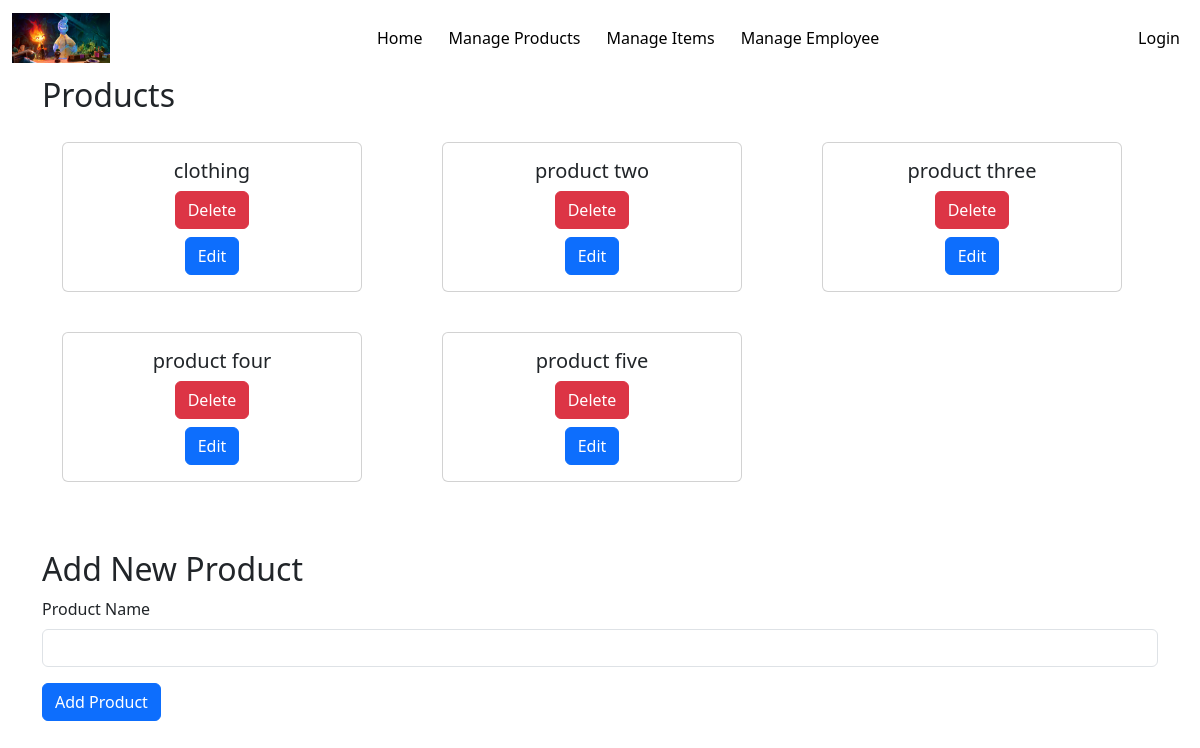
/manage_products.php, run on the app's committed database.
### tables this page shows
CREATE TABLE `product` (
  `product_id` int(11) NOT NULL,
  `product_name` varchar(100) DEFAULT NULL
);

### manage_products.php (the view, shortened to what this page needs)
<?php
include 'db_connection.php';
$sql = "SELECT * FROM product";
$result = $conn->query($sql);
$products = array();
if ($result->num_rows > 0) {
    while($row = $result->fetch_assoc()) {
        $products[] = $row;
    }
}
?>
<!DOCTYPE html>
<html lang="en">
<head>
    <link href="https://cdn.jsdelivr.net/npm/bootstrap@5.3.0-alpha1/dist/css/bootstrap.min.css" rel="stylesheet">
    <link href="https://cdn.jsdelivr.net/npm/bootstrap-icons/font/bootstrap-icons.css" rel="stylesheet">
</head>
<body>
<nav class="navbar navbar-expand-lg navbar-dark">
    <div class="container-fluid">
        <a class="navbar-brand" href="#"><img src="images/logo.jpeg" alt="Logo"></a>
        <div class="collapse navbar-collapse" id="navbarNav">
            <ul class="navbar-nav">
                <li class="nav-item">
                    <a class="nav-link" href="#">Home</a>
                </li>
                <li class="nav-item">
                    <a class="nav-link" href="#">Manage Products</a>
                </li>
                <li class="nav-item">
                    <a class="nav-link" href="#">Manage Items</a>
                </li>
                <li class="nav-item">
                    <a class="nav-link" href="#">Manage Employee</a>
                </li>
            </ul>
            <ul class="navbar-nav ml-auto">
                <?php if(isset($_SESSION["loggedin"]) && $_SESSION["loggedin"] === true): ?>
                <li class="nav-item">
                    <a class="nav-link" href="?logout=true">Logout</a>
                </li>
                <?php else: ?>
                <li class="nav-item">
                    <a class="nav-link" href="#">Login</a>
                </li>
                <?php endif; ?>
            </ul>
        </div>
    </div>
</nav>
<div class="container">
    <h2>Products</h2>
    <div class="row">
        <?php foreach($products as $product): ?>
            <div class="col-md-4">
                <div class="card">
                    <div class="card-body">
                        <h5 class="card-title"><?php echo $product['product_name']; ?></h5>
                        <form action="" method="post">
                            <button type="submit" class="btn btn-danger">Delete</button>
                        </form>
                        <button type="button" class="btn btn-primary mt-2" data-bs-toggle="modal" data-bs-target="#editModal<?php echo $product['product_id']; ?>">Edit</button>
                    </div>
                </div>
            </div>
        <?php endforeach; ?>
    </div>
</div>
<div class="container mt-5">
    <h2>Add New Product</h2>
    <form action="<?php echo $_SERVER['PHP_SELF']; ?>" method="post">
        <div class="mb-3">
            <label for="productName" class="form-label">Product Name</label>
            <input type="text" class="form-control" id="productName" name="product_name" required>
        </div>
        <button type="submit" class="btn btn-primary" name="add_product">Add Product</button>
    </form>
</div>
</body>
</html>

### manage_products.php (style rules this page uses)
.navbar { background-color: #ffffff; }
.navbar-brand img { height: 50px; width: auto; }
.navbar-nav { margin-left: auto; }
.navbar-nav .nav-link { color: #000000; margin-left: 10px; }
.card { max-width: 300px; margin: 20px; }
.card-body { text-align: center; }

### data on the page
product: product_name "clothing"
product: product_name "product two"
product: product_name "product three"
product: product_name "product four"
product: product_name "product five"
